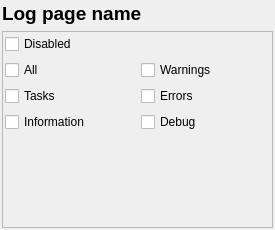
<?xml version="1.0" encoding="UTF-8"?>
<ui version="4.0">
 <class>CommonLogConfigPage</class>
 <widget class="QWidget" name="CommonLogConfigPage">
  <property name="geometry">
   <rect>
    <x>0</x>
    <y>0</y>
    <width>275</width>
    <height>230</height>
   </rect>
  </property>
  <property name="windowTitle">
   <string>Form</string>
  </property>
  <layout class="QVBoxLayout" name="verticalLayout_2">
   <property name="margin">
    <number>2</number>
   </property>
   <item>
    <widget class="QLabel" name="pageName">
     <property name="font">
      <font>
       <pointsize>14</pointsize>
       <weight>75</weight>
       <bold>true</bold>
      </font>
     </property>
     <property name="text">
      <string>Log page name</string>
     </property>
    </widget>
   </item>
   <item>
    <widget class="QFrame" name="frame">
     <property name="frameShape">
      <enum>QFrame::StyledPanel</enum>
     </property>
     <property name="frameShadow">
      <enum>QFrame::Raised</enum>
     </property>
     <layout class="QVBoxLayout" name="verticalLayout">
      <property name="margin">
       <number>2</number>
      </property>
      <item>
       <widget class="QCheckBox" name="ch_disabled">
        <property name="text">
         <string>Disabled</string>
        </property>
       </widget>
      </item>
      <item>
       <layout class="QGridLayout" name="gridLayout">
        <item row="0" column="0">
         <widget class="QCheckBox" name="ch_all">
          <property name="text">
           <string>All</string>
          </property>
         </widget>
        </item>
        <item row="0" column="1">
         <widget class="QCheckBox" name="ch_warn">
          <property name="text">
           <string>Warnings</string>
          </property>
         </widget>
        </item>
        <item row="1" column="0">
         <widget class="QCheckBox" name="ch_tasks">
          <property name="text">
           <string>Tasks</string>
          </property>
         </widget>
        </item>
        <item row="1" column="1">
         <widget class="QCheckBox" name="ch_err">
          <property name="text">
           <string>Errors</string>
          </property>
         </widget>
        </item>
        <item row="2" column="0">
         <widget class="QCheckBox" name="ch_info">
          <property name="layoutDirection">
           <enum>Qt::LeftToRight</enum>
          </property>
          <property name="text">
           <string>Information</string>
          </property>
          <property name="tristate">
           <bool>false</bool>
          </property>
         </widget>
        </item>
        <item row="2" column="1">
         <widget class="QCheckBox" name="ch_dbg">
          <property name="text">
           <string>Debug</string>
          </property>
         </widget>
        </item>
       </layout>
      </item>
      <item>
       <spacer name="verticalSpacer">
        <property name="orientation">
         <enum>Qt::Vertical</enum>
        </property>
        <property name="sizeHint" stdset="0">
         <size>
          <width>20</width>
          <height>85</height>
         </size>
        </property>
       </spacer>
      </item>
     </layout>
    </widget>
   </item>
  </layout>
 </widget>
 <resources/>
 <connections/>
</ui>
